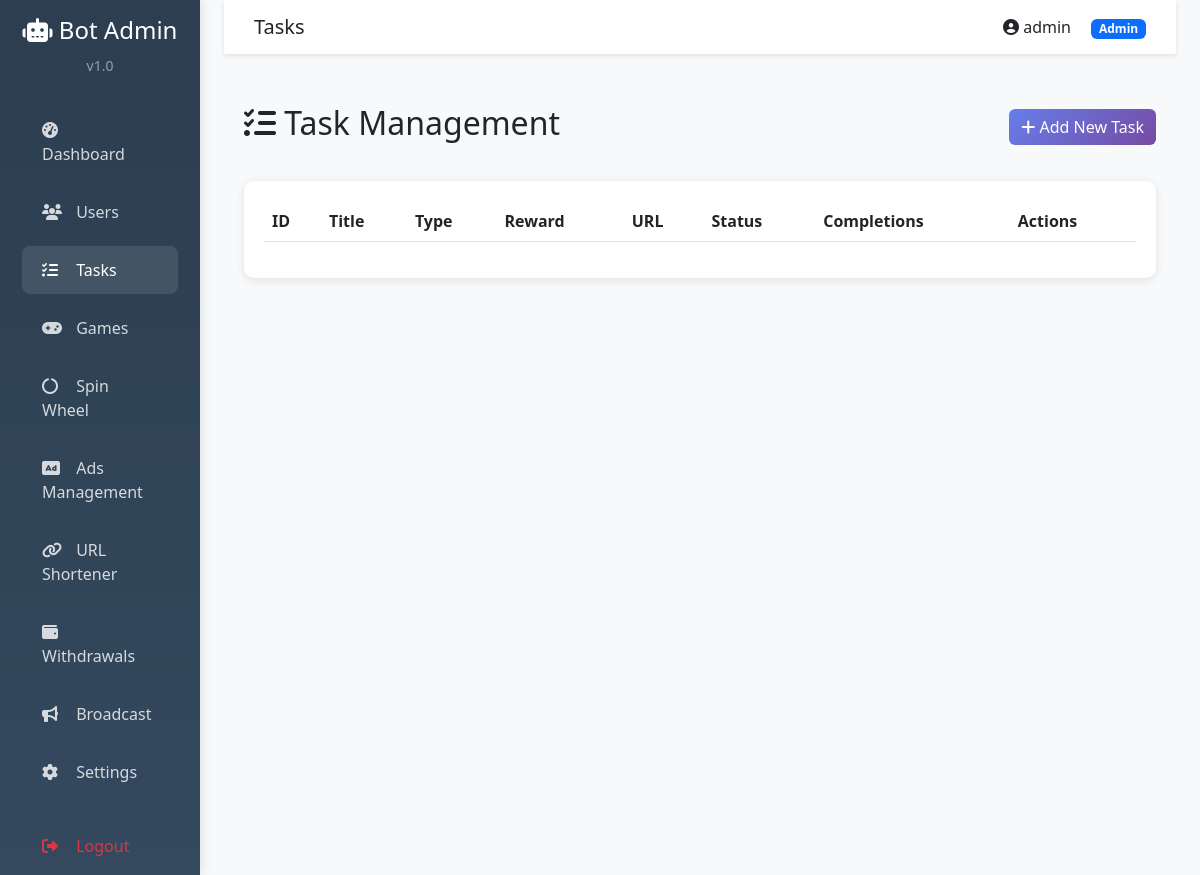
/admin/tasks.php (signed in), run on an earlier commit of the app's database.
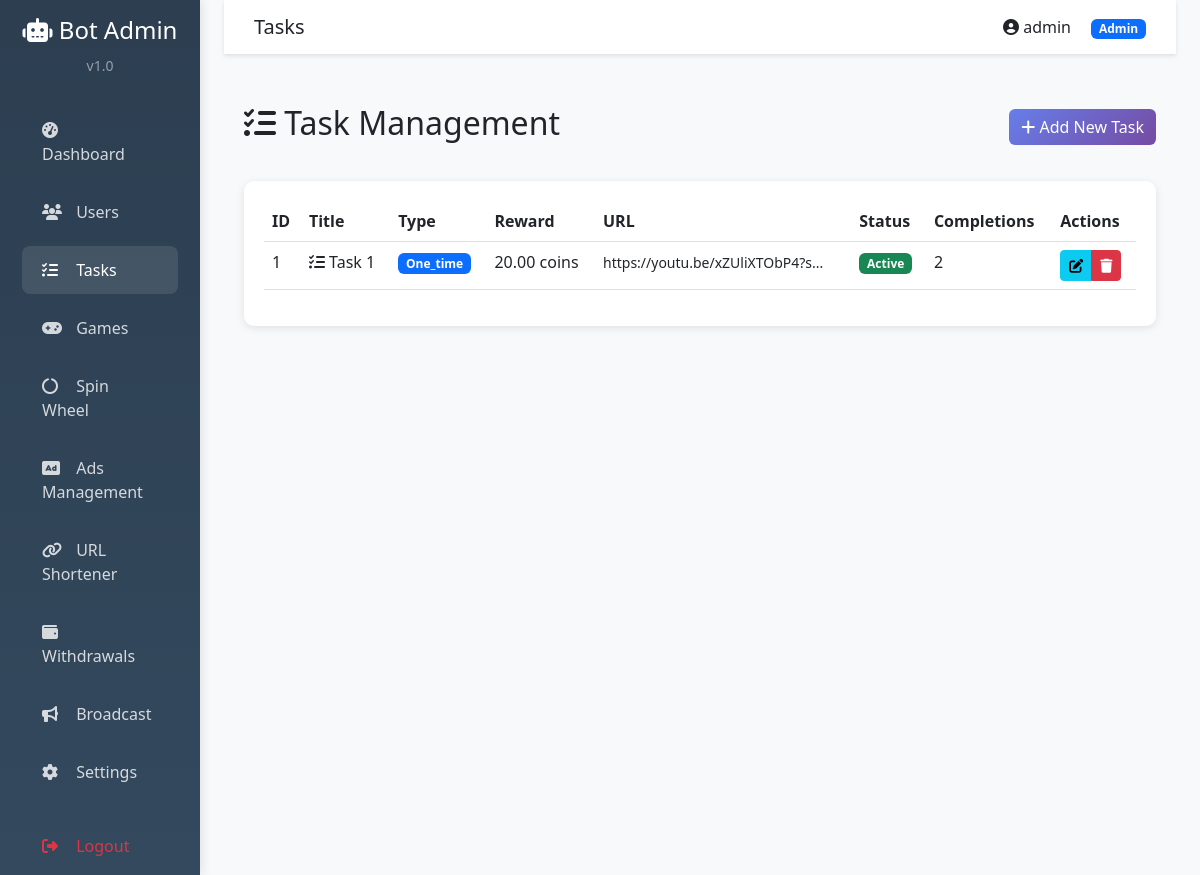
And on a later commit of the database.
### tables this page shows
CREATE TABLE `tasks` (
  `id` int(11) NOT NULL,
  `title` varchar(255) NOT NULL,
  `description` text DEFAULT NULL,
  `url` varchar(500) DEFAULT NULL,
  `reward` decimal(20,2) NOT NULL,
  `icon` varchar(255) DEFAULT 'fa-tasks',
  `type` enum('one_time','daily') DEFAULT 'one_time',
  `is_active` tinyint(1) DEFAULT 1,
  `sort_order` int(11) DEFAULT 0,
  `ad_network` varchar(50) DEFAULT NULL,
  `created_at` timestamp NULL DEFAULT current_timestamp()
);

### admin/tasks.php (the view, shortened to what this page needs)
<?php
require_once 'header.php';
$db = Database::getInstance()->getConnection();
$stmt = $db->query("SELECT * FROM tasks ORDER BY sort_order ASC, id DESC");
$tasks = $stmt->fetchAll();
?>
<div class="page-header d-flex justify-content-between align-items-center">
    <h2><i class="fas fa-tasks"></i> Task Management</h2>
    <button class="btn btn-gradient" data-bs-toggle="modal" data-bs-target="#createTaskModal">
        <i class="fas fa-plus"></i> Add New Task
    </button>
</div>
<div class="stat-card">
    <div class="table-responsive">
        <table class="table table-hover data-table">
            <thead>
                <tr>
                    <th>ID</th>
                    <th>Title</th>
                    <th>Type</th>
                    <th>Reward</th>
                    <th>URL</th>
                    <th>Status</th>
                    <th>Completions</th>
                    <th>Actions</th>
                </tr>
            </thead>
            <tbody>
                <?php foreach ($tasks as $task):
                    $stmt = $db->prepare("SELECT COUNT(*) FROM user_tasks WHERE task_id = ? AND status = 'completed'");
                    $stmt->execute([$task['id']]);
                    $completions = $stmt->fetchColumn();
                ?>
                <tr>
                    <td><?php echo $task['id']; ?></td>
                    <td>
                        <i class="<?php echo $task['icon']; ?>"></i>
                        <?php echo htmlspecialchars($task['title']); ?>
                    </td>
                    <td>
                        <span class="badge bg-<?php echo $task['type'] === 'daily' ? 'info' : 'primary'; ?>">
                            <?php echo ucfirst($task['type']); ?>
                        </span>
                    </td>
                    <td><?php echo number_format($task['reward'], 2); ?> coins</td>
                    <td><small><?php echo htmlspecialchars(substr($task['url'], 0, 30)); ?>...</small></td>
                    <td>
                        <?php if ($task['is_active']): ?>
                            <span class="badge bg-success">Active</span>
                        <?php else: ?>
                            <span class="badge bg-secondary">Inactive</span>
                        <?php endif; ?>
                    </td>
                    <td><?php echo number_format($completions); ?></td>
                    <td>
                        <div class="btn-group">
                            <button class="btn btn-sm btn-info" onclick='editTask(<?php echo json_encode($task); ?>)'>
                                <i class="fas fa-edit"></i>
                            </button>
                            <button class="btn btn-sm btn-danger" onclick="deleteTask(<?php echo $task['id']; ?>)">
                                <i class="fas fa-trash"></i>
                            </button>
                        </div>
                    </td>
                </tr>
                <?php endforeach; ?>
            </tbody>
        </table>
    </div>
</div>
<?php require_once 'footer.php'; ?>

What changed in the data, as far as the page shows it:
added tasks: id "1", title "Task 1", type "One_time", reward "20.00", url "https://youtu.be/xZUliXTObP4?s", is_active "Active", completions "2"
